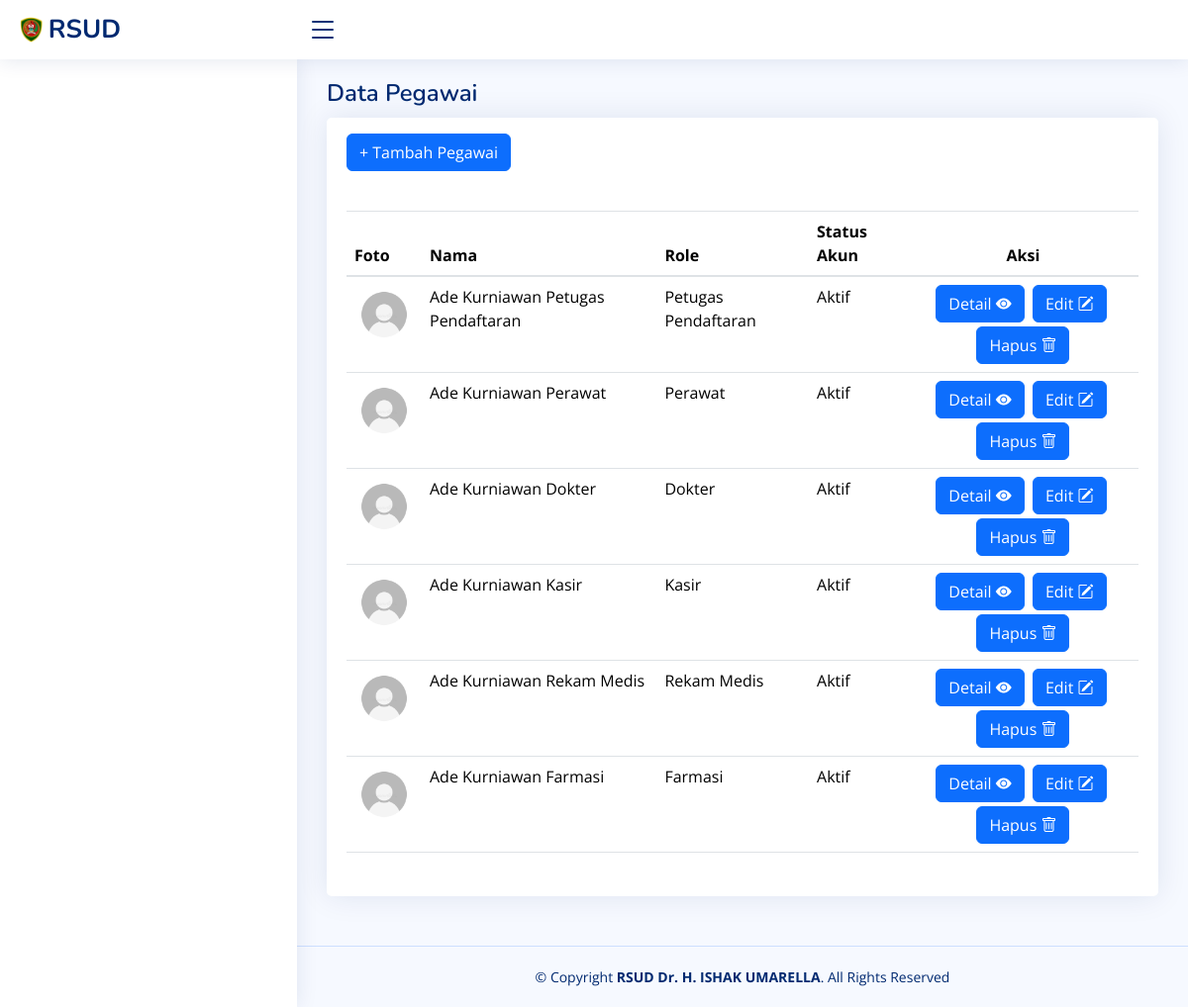
The page /index.php/admin/pegawai on the database as committed earlier.
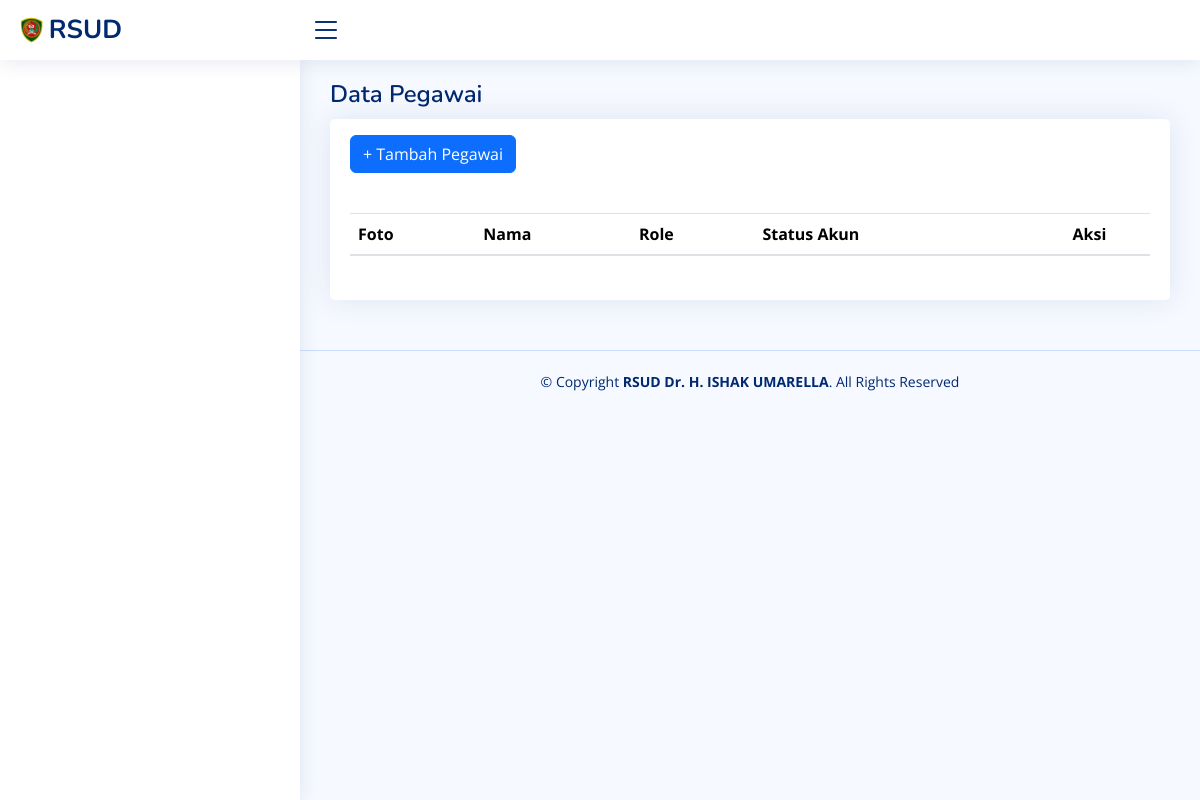
The same page on the database as committed later.
### tables this page shows
CREATE TABLE `t_pegawai` (
  `id_pegawai` int(11) NOT NULL,
  `id_role` int(11) NOT NULL,
  `id_poliklinik` int(11) NOT NULL,
  `nomor_pegawai` varchar(255) NOT NULL,
  `username` varchar(128) NOT NULL,
  `password` varchar(255) NOT NULL,
  `nama_lengkap` varchar(128) NOT NULL,
  `alamat` varchar(255) NOT NULL,
  `nomor_hp` varchar(128) NOT NULL,
  `jenis_kelamin` varchar(255) NOT NULL,
  `status_aktif` int(1) NOT NULL,
  `foto` varchar(128) NOT NULL,
  `tanggal_dibuat` datetime NOT NULL
);

CREATE TABLE `t_role` (
  `id_role` int(11) NOT NULL,
  `nama_role` enum('Petugas Pendaftaran','Perawat','Dokter','Kasir','Rekam Medis','Farmasi','Admin') NOT NULL
);

### application/controllers/Admin.php (called while the page is built, shortened)
<?php
class Admin extends CI_Controller
{
    public function __construct()
    {
        $this->load->library('form_validation');
    }
    public function pegawai()
    {
        $this->db->select('t_pegawai.*, t_role.nama_role, t_poliklinik.nama_poliklinik');
        $this->db->from('t_pegawai');
        $this->db->join('t_role', 't_pegawai.id_role = t_role.id_role');
        $this->db->join('t_poliklinik', 't_pegawai.id_poliklinik = t_poliklinik.id_poliklinik', 'left');
        $this->db->where('t_pegawai.id_role !=', 1);
        $data['users'] = $this->db->get()->result_array();
        $data['title'] = "Manajemen Pegawai";
        $this->load->view('templates/main/header', $data);
        $this->load->view('templates/main/sidebar', $data);
        $this->load->view('admin/pegawai');
        $this->load->view('templates/main/footer');
    }
}

### index.php (called while the page is built, shortened)
<?php
require_once BASEPATH.'core/CodeIgniter.php';

### application/views/admin/pegawai.php (the view, shortened to what this page needs)
<main id="main" class="main">
    <div class="pagetitle">
        <h1>Data Pegawai</h1>
    </div>
    <section class="section">
        <div class="row">
            <div class="col-lg-12">
                <div class="card">
                    <div class="card-body mt-3">
                        <div class="pb-3">
                            <a href="<?= base_url() ?>admin/tambah_pegawai" class="btn btn-primary">+ Tambah Pegawai</a>
                        </div>
                        <div class="table-container mt-2">
                            <table id="example" class="table my-4">
                                <thead>
                                    <tr>
                                        <th>Foto</th>
                                        <th>Nama</th>
                                        <th>Role</th>
                                        <th>Status Akun</th>
                                        <th class="text-center" data-sortable="false">Aksi</th>
                                    </tr>
                                </thead>
                                <tbody>
                                    <?php foreach ($users as $user) : ?>
                                        <tr>
                                            <td><img style="width: 60px;" src="<?= base_url('assets/img/profile/') . $user['foto'] ?>"></td>
                                            <td><?= $user['nama_lengkap'] ?></td>
                                            <td><?= $user['nama_role'] ?></td>
                                            <td><?php
                                                if ($user['status_aktif'] == 1) {
                                                    echo "Aktif";
                                                } else {
                                                    echo "Tidak Aktif";
                                                }
                                                ?>
                                            </td>
                                            <td class="text-center">
                                                <button type="button" class="btn btn-primary d-inline-block me-1 mb-1" data-bs-toggle="modal" data-bs-target="#modalUser<?= $user['id_pegawai'] ?>">
                                                    Detail <i class="bi bi-eye-fill"></i>
                                                </button>
                                                <form action="<?= base_url() ?>admin/edit_pegawai" method="post" class="d-inline-block">
                                                    <button type="submit" class="btn btn-primary me-1 mb-1">
                                                        Edit <i class="bi bi-pencil-square"></i>
                                                    </button>
                                                </form>
                                                <button type="button" class="btn btn-primary d-inline-block" data-bs-toggle="modal" data-bs-target="#modalHapusUser<?= $user['id_pegawai'] ?>">
                                                    Hapus <i class="bi bi-trash"></i>
                                                </button>
                                            </td>
                                        </tr>
                                    <?php endforeach ?>
                                </tbody>
                            </table>
                        </div>
                    </div>
                </div>
            </div>
        </div>
    </section>
</main>

Rows that differ between the two databases and show on the page:
removed t_pegawai: foto (placeholder picture), nama_lengkap "Ade Kurniawan Petugas Pendaftaran", id_role.nama_role "Petugas Pendaftaran", status_aktif "Aktif"
removed t_pegawai: foto (placeholder picture), nama_lengkap "Ade Kurniawan Perawat", id_role.nama_role "Perawat", status_aktif "Aktif"
removed t_pegawai: foto (placeholder picture), nama_lengkap "Ade Kurniawan Dokter", id_role.nama_role "Dokter", status_aktif "Aktif"
removed t_pegawai: foto (placeholder picture), nama_lengkap "Ade Kurniawan Kasir", id_role.nama_role "Kasir", status_aktif "Aktif"
removed t_pegawai: foto (placeholder picture), nama_lengkap "Ade Kurniawan Rekam Medis", id_role.nama_role "Rekam Medis", status_aktif "Aktif"
removed t_pegawai: foto (placeholder picture), nama_lengkap "Ade Kurniawan Farmasi", id_role.nama_role "Farmasi", status_aktif "Aktif"
